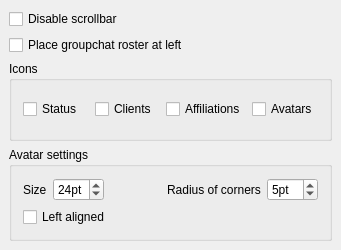
<?xml version="1.0" encoding="UTF-8"?>
<ui version="4.0">
 <class>OptRosterMuc</class>
 <widget class="QWidget" name="OptRosterMuc">
  <property name="geometry">
   <rect>
    <x>0</x>
    <y>0</y>
    <width>341</width>
    <height>250</height>
   </rect>
  </property>
  <property name="windowTitle">
   <string>OptApplicationUI</string>
  </property>
  <layout class="QVBoxLayout">
   <property name="spacing">
    <number>6</number>
   </property>
   <property name="leftMargin">
    <number>9</number>
   </property>
   <property name="topMargin">
    <number>9</number>
   </property>
   <property name="rightMargin">
    <number>9</number>
   </property>
   <property name="bottomMargin">
    <number>9</number>
   </property>
   <item>
    <widget class="QCheckBox" name="ck_disableScrollbar">
     <property name="toolTip">
      <string>Hides scrollbar in the roster widget.</string>
     </property>
     <property name="text">
      <string>Disable scrollbar</string>
     </property>
    </widget>
   </item>
   <item>
    <widget class="QCheckBox" name="ck_rosterAtLeft">
     <property name="text">
      <string>Place groupchat roster at left</string>
     </property>
    </widget>
   </item>
   <item>
    <widget class="QGroupBox" name="gb_icons">
     <property name="title">
      <string>Icons</string>
     </property>
     <layout class="QGridLayout" name="gridLayout_2">
      <item row="1" column="0">
       <widget class="QCheckBox" name="ck_showStatusIcons">
        <property name="toolTip">
         <string>Show icon if contact status like online, away and others.</string>
        </property>
        <property name="text">
         <string>Status</string>
        </property>
       </widget>
      </item>
      <item row="1" column="1">
       <widget class="QCheckBox" name="ck_showClientIcons">
        <property name="toolTip">
         <string>Show icon of user client</string>
        </property>
        <property name="text">
         <string>Clients</string>
        </property>
       </widget>
      </item>
      <item row="1" column="2">
       <widget class="QCheckBox" name="ck_showAffiliationIcons">
        <property name="toolTip">
         <string>Show who is the boss and who is nothing</string>
        </property>
        <property name="text">
         <string>Affiliations</string>
        </property>
       </widget>
      </item>
      <item row="1" column="3">
       <widget class="QCheckBox" name="ck_showAvatarIcons">
        <property name="toolTip">
         <string>Show avatars in roster</string>
        </property>
        <property name="text">
         <string>Avatars</string>
        </property>
       </widget>
      </item>
     </layout>
    </widget>
   </item>
   <item>
    <widget class="QGroupBox" name="gb_avatarsSettings">
     <property name="title">
      <string>Avatar settings</string>
     </property>
     <property name="checkable">
      <bool>false</bool>
     </property>
     <layout class="QVBoxLayout" name="verticalLayout">
      <item>
       <layout class="QHBoxLayout" name="horizontalLayout">
        <item>
         <widget class="QLabel" name="lbl_avatarsSize">
          <property name="text">
           <string>Size</string>
          </property>
         </widget>
        </item>
        <item>
         <widget class="QSpinBox" name="sb_avatarsSize">
          <property name="maximumSize">
           <size>
            <width>60</width>
            <height>16777215</height>
           </size>
          </property>
          <property name="suffix">
           <string>pt</string>
          </property>
          <property name="prefix">
           <string/>
          </property>
          <property name="minimum">
           <number>8</number>
          </property>
          <property name="maximum">
           <number>64</number>
          </property>
          <property name="value">
           <number>24</number>
          </property>
         </widget>
        </item>
        <item>
         <spacer name="horizontalSpacer">
          <property name="orientation">
           <enum>Qt::Horizontal</enum>
          </property>
          <property name="sizeHint" stdset="0">
           <size>
            <width>40</width>
            <height>20</height>
           </size>
          </property>
         </spacer>
        </item>
        <item>
         <widget class="QLabel" name="lbl_avatarsRadius">
          <property name="text">
           <string>Radius of corners</string>
          </property>
         </widget>
        </item>
        <item>
         <widget class="QSpinBox" name="sb_avatarsRadius">
          <property name="maximumSize">
           <size>
            <width>60</width>
            <height>16777215</height>
           </size>
          </property>
          <property name="suffix">
           <string>pt</string>
          </property>
          <property name="value">
           <number>5</number>
          </property>
         </widget>
        </item>
       </layout>
      </item>
      <item>
       <widget class="QCheckBox" name="ck_avatarsAtLeft">
        <property name="toolTip">
         <string>Align avatars to the left edge of the roster. Otherwise to the right.</string>
        </property>
        <property name="text">
         <string>Left aligned</string>
        </property>
       </widget>
      </item>
     </layout>
    </widget>
   </item>
  </layout>
 </widget>
 <layoutdefault spacing="6" margin="11"/>
 <resources/>
 <connections/>
</ui>
